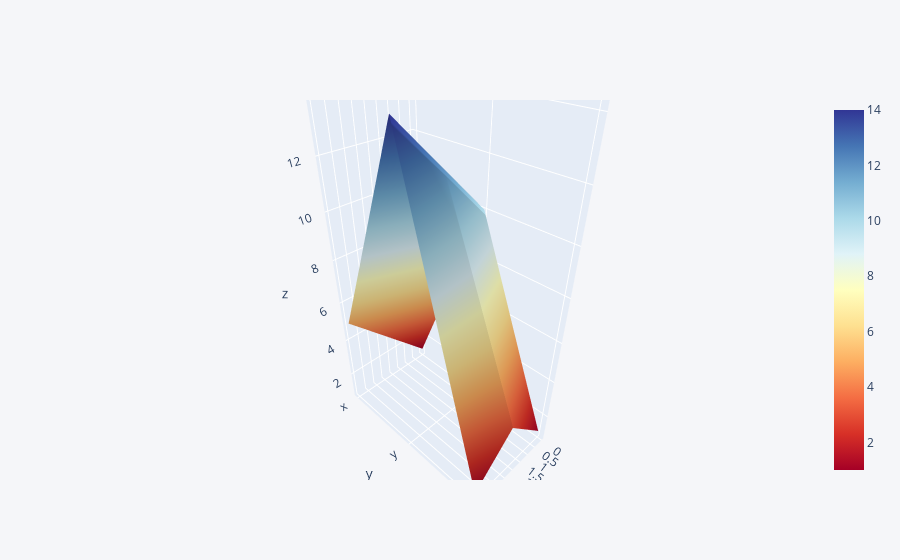

The notebook cell this image was saved under:
### Code cell
df3.iplot(kind='surface', colorscale='rdylbu')

### Figure 1 — Plotly figure (JSON) as saved in the notebook; plotly's stock layout.template omitted (floating-point values rounded to 4 significant figures)
{"data": [{"colorscale": [[0, "rgb(165,0,38)"], [0.1, "rgb(215,48,39)"], [0.2, "rgb(244,109,67)"], [0.3, "rgb(253,174,97)"], [0.4, "rgb(254,224,144)"], [0.5, "rgb(255,255,191)"], [0.6, "rgb(224,243,248)"], [0.7, "rgb(171,217,233)"], [0.8, "rgb(116,173,209)"], [0.9, "rgb(69,117,180)"], [1, "rgb(49,54,149)"]], "type": "surface", "x": [0, 1, 2, 3, 4], "y": ["x", "y", "z"], "z": [[1, 2, 3, 4, 5], [10, 11, 12, 13, 14], [1, 2, 3, 2, 1]]}], "layout": {"legend": {"bgcolor": "#F5F6F9", "font": {"color": "#4D5663"}}, "paper_bgcolor": "#F5F6F9", "plot_bgcolor": "#F5F6F9", "title": {"font": {"color": "#4D5663"}}, "xaxis": {"gridcolor": "#E1E5ED", "showgrid": true, "tickfont": {"color": "#4D5663"}, "title": {"font": {"color": "#4D5663"}, "text": ""}, "zerolinecolor": "#E1E5ED"}, "yaxis": {"gridcolor": "#E1E5ED", "showgrid": true, "tickfont": {"color": "#4D5663"}, "title": {"font": {"color": "#4D5663"}, "text": ""}, "zerolinecolor": "#E1E5ED"}}}
